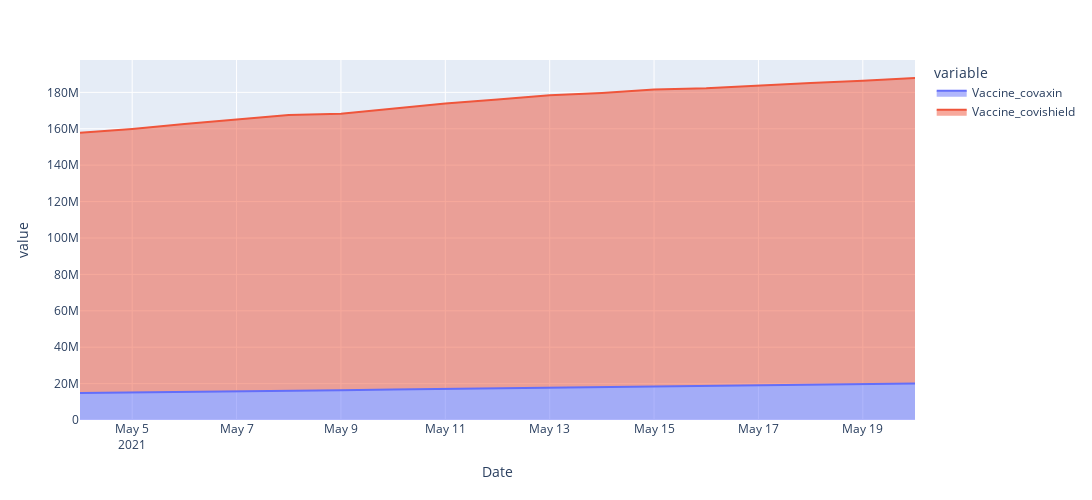

The code cell stored with this chart in its notebook:
### Markdown cell above
# AREA GRAPH FOR COVAXIN VS COVISHIELD

### Code cell
typ=px.area(vac,"Date",y=["Vaccine_covaxin","Vaccine_covishield"],width=1200, height=500)
typ.show()

### Figure 1 — Plotly figure (JSON) as saved in the notebook; plotly's stock layout.template omitted (floating-point values rounded to 4 significant figures)
{"data": [{"hovertemplate": "variable=Vaccine_covaxin<br>Date=%{x}<br>value=%{y}<extra></extra>", "legendgroup": "Vaccine_covaxin", "line": {"color": "#636efa"}, "mode": "lines", "name": "Vaccine_covaxin", "orientation": "v", "showlegend": true, "stackgroup": "1", "type": "scatter", "x": ["2021-05-04T00:00:00", "2021-05-05T00:00:00", "2021-05-06T00:00:00", "2021-05-07T00:00:00", "2021-05-08T00:00:00", "2021-05-09T00:00:00", "2021-05-10T00:00:00", "2021-05-11T00:00:00", "2021-05-12T00:00:00", "2021-05-13T00:00:00", "2021-05-14T00:00:00", "2021-05-15T00:00:00", "2021-05-16T00:00:00", "2021-05-17T00:00:00", "2021-05-18T00:00:00", "2021-05-19T00:00:00", "2021-05-20T00:00:00"], "xaxis": "x", "y": [14892657, 15127348, 15424914, 15761911, 16195122, 16321015, 16727082, 17081853, 17459811, 17840229, 18087664, 18535310, 18695475, 19077536, 19407170, 19669911, 19986188], "yaxis": "y"}, {"hovertemplate": "variable=Vaccine_covishield<br>Date=%{x}<br>value=%{y}<extra></extra>", "legendgroup": "Vaccine_covishield", "line": {"color": "#EF553B"}, "mode": "lines", "name": "Vaccine_covishield", "orientation": "v", "showlegend": true, "stackgroup": "1", "type": "scatter", "x": ["2021-05-04T00:00:00", "2021-05-05T00:00:00", "2021-05-06T00:00:00", "2021-05-07T00:00:00", "2021-05-08T00:00:00", "2021-05-09T00:00:00", "2021-05-10T00:00:00", "2021-05-11T00:00:00", "2021-05-12T00:00:00", "2021-05-13T00:00:00", "2021-05-14T00:00:00", "2021-05-15T00:00:00", "2021-05-16T00:00:00", "2021-05-17T00:00:00", "2021-05-18T00:00:00", "2021-05-19T00:00:00", "2021-05-20T00:00:00"], "xaxis": "x", "y": [142858095, 144803890, 147178689, 149428089, 151298735, 151983853, 154371836, 156780790, 158585766, 160521617, 161558739, 163009216, 163555521, 164739599, 165784285, 166740487, 167900451], "yaxis": "y"}], "layout": {"height": 500, "legend": {"title": {"text": "variable"}, "tracegroupgap": 0}, "margin": {"t": 60}, "width": 1200, "xaxis": {"anchor": "y", "domain": [0, 1], "title": {"text": "Date"}}, "yaxis": {"anchor": "x", "domain": [0, 1], "title": {"text": "value"}}}}
